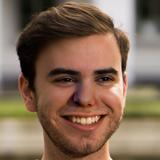
#> input picture Database_real_and_fake_face_160x160/fake/easy_101_0010.jpg, 160 x 160 px; its folder holds only this picture in this run
$ jupyter execute --allow-errors FakeVSRealROI.ipynb   (shell and % lines are left out)   (older library calls are emulated)
#> lines starting #> are read from the running program, lines starting #| are printed output that depends on the picture
[cell 1]
import os
import cv2
from deepface import DeepFace
from deepface.commons import functions
import numpy as np
import matplotlib.pyplot as plt
import matplotlib
from time import time

# Local descriptors
from skimage.feature import hog, local_binary_pattern
from skimage import  exposure
from skimage import feature

# Classifiers
from sklearn.model_selection import StratifiedKFold
from sklearn.ensemble import RandomForestClassifier
from sklearn.metrics import precision_score, recall_score, accuracy_score
from sklearn.model_selection import GridSearchCV
from sklearn.svm import SVC
from sklearn.neural_network import MLPClassifier
from sklearn.metrics import classification_report
from sklearn.metrics import confusion_matrix
from sklearn.preprocessing import MinMaxScaler

# Definición de funciones

lbphist Definido un número de celdas, calcula el histograma LBP de cada una, concatenando los histogramas resultantes

GetPredictions obtienen las etiquetas para un conjunto de test.

[cell 2]
# [30 lines left out: function lbphist, not called in this run]

[cell 3]
# [20 lines left out: function GetPredictions, not called in this run]

[cell 4]
# [6 lines left out: function calc_embs, not called in this run]

def l2_normalize(x, axis=-1, epsilon=1e-10):
    output = x / np.sqrt(np.maximum(np.sum(np.square(x), axis=axis, keepdims=True), epsilon))
    return output

# [15 lines left out: function prewhiten, not called in this run]

# Obtención de ROI (Cara)

Se realiza una clasificación de caras con OpenCV para reducir la cantidad de información usada en la clasificación de caras reales/falsas

[cell 5]
# Localización de los datos
folder = "Database_real_and_fake_face_160x160"
dest_folder = "roi_dataset"
cascade_path = "haarcascade_frontalface_default.xml"

# Contador de número de clases del conjunto
nclasses = 0
# Contador de muestras por clase
nperclass = []
# Etiqueta de cada clase (nombre de la subcarpeta)
classlabels = []

n_images = 0

# Asume que en la ruta indicada hay una subcarpeta por clase
for class_name in os.listdir(folder):
    # Cada subcarpeta implica una clase más
    nclasses += 1
    # Inicialmente esta clase no tiene muestras
    nsamples = 0

    # Compone la ruta
    class_folder = os.path.join(folder, class_name)
    for file_name in os.listdir(class_folder):
        # Asume imágenes en formato jpg
        if file_name.endswith('.jpg'):
            # Lee la imagen
            image = cv2.imread (os.path.join(class_folder, file_name))
#> image is the input picture: shape (160, 160, 3); mean B, G, R 87.2, 106, 131.3

            # Extracción de la cara como ROI
            faceCascade = cv2.CascadeClassifier(cascade_path)
            faces = faceCascade.detectMultiScale(
                image,
                scaleFactor=1.3,
                minNeighbors=5,
                minSize=(30, 30)
            )
#> faces = [[36, 41, 97, 97]]

            if len(faces) > 0:
                for x, y, w, h in faces:
                    image = image[y:y + h, x:x + w]
                    cv2.imwrite(os.path.join(dest_folder, os.path.join(class_name,str(n_images) + '_faces.jpg')), image)
                    n_images += 1
#> this loop made 1 pass
#> (x, y, w, h, n_images) on pass 1: (36, 41, 97, 97, 1)
#> pass 1, `image = image[y:y + h, x:x + w]`:
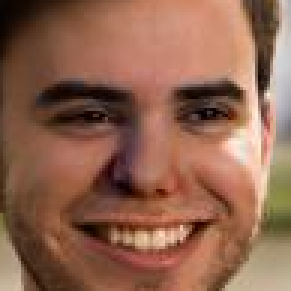
#> image: shape (97, 97, 3) (shown 3 times larger); mean B, G, R 79, 99.9, 143.8
#> after the loop, n_images = 1
            else:
                cv2.imwrite(os.path.join(dest_folder, os.path.join(class_name,str(n_images) + '_faces.jpg')), image)
                n_images += 1
